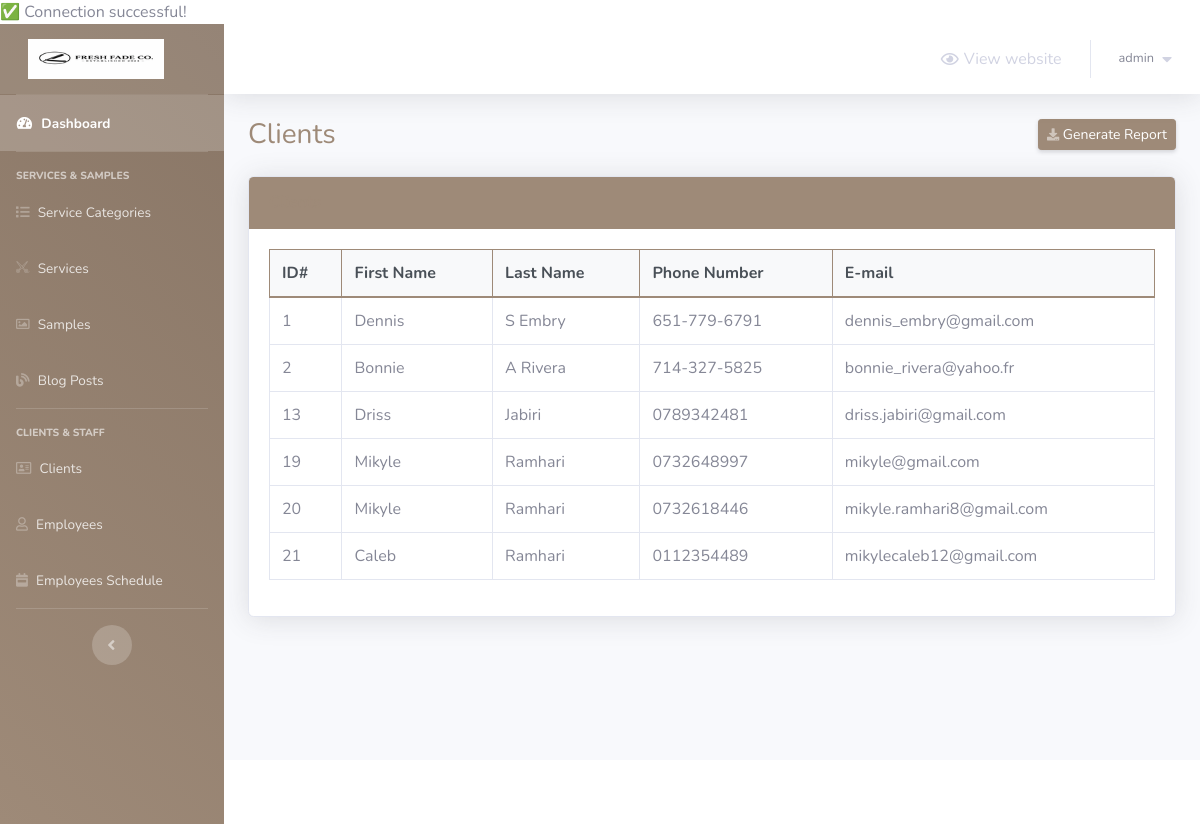
Screenshot of /barber-admin/clients.php (signed in) with the database file from the repository.
### tables this page shows
CREATE TABLE `clients` (
  `client_id` int(5) NOT NULL,
  `first_name` varchar(30) NOT NULL,
  `last_name` varchar(30) NOT NULL,
  `phone_number` varchar(30) NOT NULL,
  `client_email` varchar(50) NOT NULL
);

### barber-admin/clients.php (the view, shortened to what this page needs)
<?php
    include 'connect.php';
    include 'Includes/templates/header.php';
    if(isset($_SESSION['username_barbershop_Xw211qAAsq4']) && isset($_SESSION['password_barbershop_Xw211qAAsq4']))
    {
?>
        <div class="container-fluid">
            <div class="d-sm-flex align-items-center justify-content-between mb-4">
                <h1 class="h3 mb-0 text-gray-800">Clients</h1>
                <a href="#" class="d-none d-sm-inline-block btn btn-sm btn-primary shadow-sm">
                    <i class="fas fa-download fa-sm text-white-50"></i>
                    Generate Report
                </a>
            </div>
            <?php
                $stmt = $con->prepare("SELECT * FROM clients");
                $stmt->execute();
                $rows_clients = $stmt->fetchAll();
            ?>
            <div class="card shadow mb-4">
                <div class="card-header py-3">
                    <h6 class="m-0 font-weight-bold text-primary">Clients</h6>
                </div>
                <div class="card-body">
                    <div class="table-responsive">
                        <table class="table table-bordered">
                            <thead>
                                <tr>
                                    <th scope="col">ID#</th>
                                    <th scope="col">First Name</th>
                                    <th scope="col">Last Name</th>
                                    <th scope="col">Phone Number</th>
                                    <th scope="col">E-mail</th>
                                </tr>
                            </thead>
                            <tbody>
                                <?php
                                    foreach($rows_clients as $client)
                                    {
                                        echo "<tr>";
                                            echo "<td>";
                                                echo $client['client_id'];
                                            echo "</td>";
                                            echo "<td>";
                                                echo $client['first_name'];
                                            echo "</td>";
                                            echo "<td>";
                                                echo $client['last_name'];
                                            echo "</td>";
                                            echo "<td>";
                                                echo $client['phone_number'];
                                            echo "</td>";
                                            echo "<td>";
                                                echo $client['client_email'];
                                            echo "</td>";
                                        echo "</tr>";
                                    }
                                ?>
                            </tbody>
                        </table>
                    </div>
                </div>
            </div>
        </div>
<?php
        include 'Includes/templates/footer.php';
    }
    else
    {
        header('Location: login.php');
        exit();
    }
?>

### barber-admin/Includes/templates/header.php (style rules this page uses)
.card-header { background-color: #9e8a78 !important; border-color: #9e8a78 !important; color: #ffffff !important; }
.btn-primary { background-color: #9e8a78 !important; border-color: #9e8a78 !important; }
.text-primary { color: #9e8a78 !important; }
.table thead th { background-color: #f8f9fa !important; border-color: #9e8a78 !important; color: #495057 !important; }
.h3.text-gray-800 { color: #9e8a78 !important; }

### rows the page displays
clients: client_id "1", first_name "Dennis", last_name "S Embry", phone_number "651-779-6791", client_email "dennis_embry@gmail.com"
clients: client_id "2", first_name "Bonnie", last_name "A Rivera", phone_number "714-327-5825", client_email "bonnie_rivera@yahoo.fr"
clients: client_id "13", first_name "Driss", last_name "Jabiri", phone_number "0789342481", client_email "driss.jabiri@gmail.com"
clients: client_id "19", first_name "Mikyle", last_name "Ramhari", phone_number "0732648997", client_email "mikyle@gmail.com"
clients: client_id "20", first_name "Mikyle", last_name "Ramhari", phone_number "0732618446", client_email "mikyle.ramhari8@gmail.com"
clients: client_id "21", first_name "Caleb", last_name "Ramhari", phone_number "0112354489", client_email "mikylecaleb12@gmail.com"

### other values shown
$_SESSION['username_barbershop_Xw211qAAsq4'] "admin"
